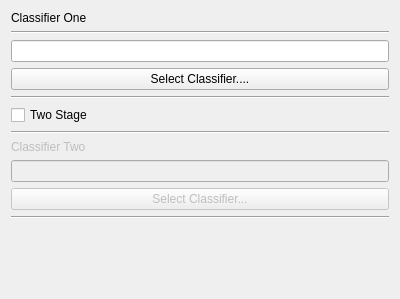
<?xml version="1.0" encoding="UTF-8"?>
<ui version="4.0">
 <class>Form</class>
 <widget class="QWidget" name="Form">
  <property name="geometry">
   <rect>
    <x>0</x>
    <y>0</y>
    <width>400</width>
    <height>299</height>
   </rect>
  </property>
  <property name="windowTitle">
   <string>Form</string>
  </property>
  <layout class="QVBoxLayout" name="verticalLayout">
   <item>
    <widget class="QLabel" name="label_2">
     <property name="text">
      <string>Classifier One</string>
     </property>
    </widget>
   </item>
   <item>
    <widget class="Line" name="line_5">
     <property name="orientation">
      <enum>Qt::Horizontal</enum>
     </property>
    </widget>
   </item>
   <item>
    <widget class="QLineEdit" name="txt_alg1">
     <property name="sizePolicy">
      <sizepolicy hsizetype="Preferred" vsizetype="Fixed">
       <horstretch>0</horstretch>
       <verstretch>0</verstretch>
      </sizepolicy>
     </property>
    </widget>
   </item>
   <item>
    <widget class="QPushButton" name="btn_alg1">
     <property name="text">
      <string>Select Classifier....</string>
     </property>
    </widget>
   </item>
   <item>
    <widget class="Line" name="line">
     <property name="orientation">
      <enum>Qt::Horizontal</enum>
     </property>
    </widget>
   </item>
   <item>
    <widget class="QCheckBox" name="chk_two_stage">
     <property name="text">
      <string>Two Stage</string>
     </property>
    </widget>
   </item>
   <item>
    <widget class="Line" name="line_3">
     <property name="orientation">
      <enum>Qt::Horizontal</enum>
     </property>
    </widget>
   </item>
   <item>
    <widget class="QLabel" name="label">
     <property name="enabled">
      <bool>false</bool>
     </property>
     <property name="text">
      <string>Classifier Two</string>
     </property>
    </widget>
   </item>
   <item>
    <widget class="QLineEdit" name="txt_alg2">
     <property name="enabled">
      <bool>false</bool>
     </property>
     <property name="sizePolicy">
      <sizepolicy hsizetype="Preferred" vsizetype="Fixed">
       <horstretch>0</horstretch>
       <verstretch>0</verstretch>
      </sizepolicy>
     </property>
    </widget>
   </item>
   <item>
    <widget class="QPushButton" name="btn_alg2">
     <property name="enabled">
      <bool>false</bool>
     </property>
     <property name="text">
      <string>Select Classifier...</string>
     </property>
    </widget>
   </item>
   <item>
    <widget class="Line" name="line_4">
     <property name="orientation">
      <enum>Qt::Horizontal</enum>
     </property>
    </widget>
   </item>
   <item>
    <spacer name="verticalSpacer">
     <property name="orientation">
      <enum>Qt::Vertical</enum>
     </property>
     <property name="sizeHint" stdset="0">
      <size>
       <width>20</width>
       <height>57</height>
      </size>
     </property>
    </spacer>
   </item>
  </layout>
 </widget>
 <resources/>
 <connections>
  <connection>
   <sender>btn_alg1</sender>
   <signal>clicked()</signal>
   <receiver>Form</receiver>
   <slot>btn_alg1_clicked()</slot>
   <hints>
    <hint type="sourcelabel">
     <x>51</x>
     <y>82</y>
    </hint>
    <hint type="destinationlabel">
     <x>8</x>
     <y>27</y>
    </hint>
   </hints>
  </connection>
  <connection>
   <sender>chk_two_stage</sender>
   <signal>toggled(bool)</signal>
   <receiver>Form</receiver>
   <slot>chk_two_stage_toggled()</slot>
   <hints>
    <hint type="sourcelabel">
     <x>193</x>
     <y>120</y>
    </hint>
    <hint type="destinationlabel">
     <x>3</x>
     <y>140</y>
    </hint>
   </hints>
  </connection>
  <connection>
   <sender>btn_alg2</sender>
   <signal>clicked()</signal>
   <receiver>Form</receiver>
   <slot>btn_alg2_clicked()</slot>
   <hints>
    <hint type="sourcelabel">
     <x>110</x>
     <y>206</y>
    </hint>
    <hint type="destinationlabel">
     <x>1</x>
     <y>212</y>
    </hint>
   </hints>
  </connection>
 </connections>
 <slots>
  <slot>btn_alg1_clicked()</slot>
  <slot>chk_two_stage_toggled()</slot>
  <slot>btn_alg2_clicked()</slot>
 </slots>
</ui>
